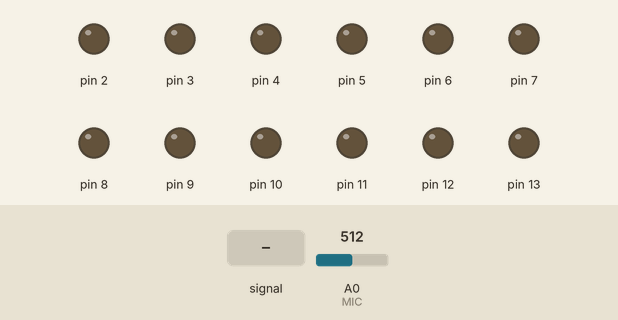
A sketch run on a simulated Arduino Uno, built with avr-gcc and run on an emulated ATmega328P. On the bench: output pins drawn as LEDs (lit = HIGH). The inputs (shaded band) are chosen by the test bench; at power-on: A0 (MIC) = 512.

Above: at 1.2 s.
1.3 s: A0 (MIC) fed a 2 Hz sine of ±306 counts around its level
4.3 s: A0 (MIC) set to 716
At 4.3 s:
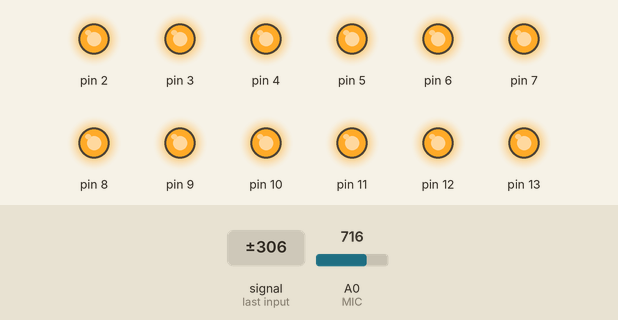
5.8 s: A0 (MIC) fed a 50 Hz sine of ±306 counts around its level
At 6.45 s:
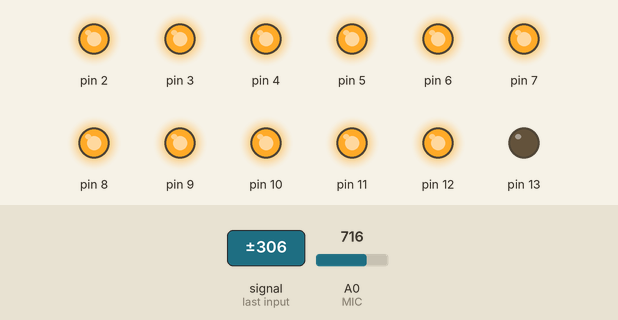
8.8 s: A0 (MIC) fed a 2 Hz sine of ±306 counts around its level
11.8 s: A0 (MIC) set to 760
At 13.0 s:
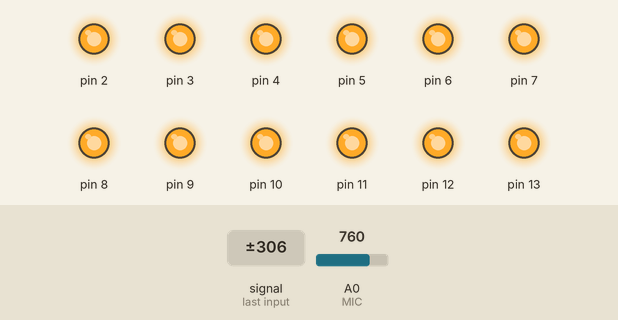
13.3 s: A0 (MIC) set to 803
14.8 s: A0 (MIC) set to 838
At 15.2 s:
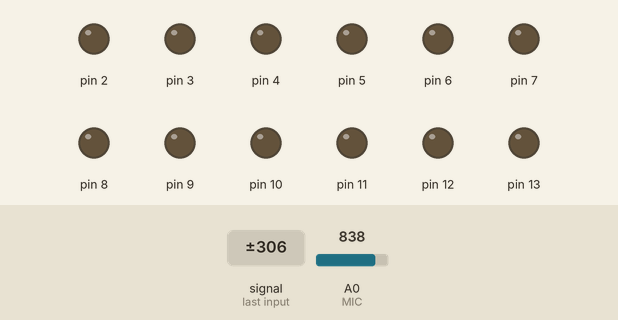
Timing chart, 0 to 17.3 s (numbered marks = the images above; inputs shaded):
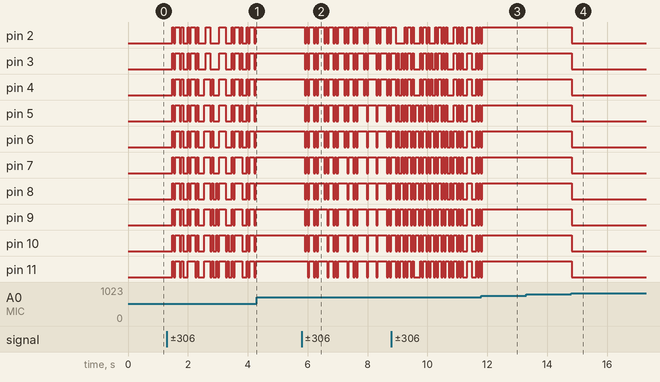

The sketch:

audio_detect01.ino
```cpp
#define MIC A0

int sig = 0;
int sigp = 0;

void setup() {
 Serial.begin(9600);
 pinMode(13, OUTPUT);
 pinMode(2, OUTPUT);
 pinMode(3, OUTPUT);
 pinMode(4, OUTPUT);
 pinMode(5, OUTPUT);
 pinMode(6, OUTPUT);
 pinMode(7, OUTPUT);
 pinMode(8, OUTPUT);
 pinMode(9, OUTPUT);
 pinMode(10, OUTPUT);
 pinMode(11, OUTPUT);
 pinMode(12, OUTPUT);

}

// funkcija koja ukljucuje odredjen broj lampica na osnovu jacine signala
void led(int sig) {

  if (sig>8250)   {
    digitalWrite(12, HIGH);
    digitalWrite(11, HIGH);
    digitalWrite(10, HIGH);
    digitalWrite(9, HIGH);
    digitalWrite(8, HIGH);
    digitalWrite(7, HIGH);
    digitalWrite(6, HIGH);
    digitalWrite(5, HIGH);
    digitalWrite(4, HIGH);
    digitalWrite(3, HIGH);
    digitalWrite(2, HIGH);
    digitalWrite(13, HIGH);}

  else if (sig>7500)   {
    digitalWrite(12, HIGH);
    digitalWrite(11, HIGH);
    digitalWrite(10, HIGH);
    digitalWrite(9, HIGH);
    digitalWrite(8, HIGH);
    digitalWrite(7, HIGH);
    digitalWrite(6, HIGH);
    digitalWrite(5, HIGH);
    digitalWrite(4, HIGH);
    digitalWrite(3, HIGH);
    digitalWrite(2, HIGH);
    digitalWrite(13, LOW);}

  else if (sig>6750)   {
    digitalWrite(12, HIGH);
    digitalWrite(11, HIGH);
    digitalWrite(10, HIGH);
    digitalWrite(9, HIGH);
    digitalWrite(8, HIGH);
    digitalWrite(7, HIGH);
    digitalWrite(6, HIGH);
    digitalWrite(5, HIGH);
    digitalWrite(4, HIGH);
    digitalWrite(3, HIGH);
    digitalWrite(2, LOW);
    digitalWrite(13, LOW);}

  else if (sig>6000)   {
    digitalWrite(12, HIGH);
    digitalWrite(11, HIGH);
    digitalWrite(10, HIGH);
    digitalWrite(9, HIGH);
    digitalWrite(8, HIGH);
    digitalWrite(7, HIGH);
    digitalWrite(6, HIGH);
    digitalWrite(5, HIGH);
    digitalWrite(4, HIGH);
    digitalWrite(3, LOW);
    digitalWrite(2, LOW);
    digitalWrite(13, LOW);}

  else if (sig>5250)   {
    digitalWrite(12, HIGH);
    digitalWrite(10, HIGH);
    digitalWrite(9, HIGH);
    digitalWrite(8, HIGH);
    digitalWrite(7, HIGH);
    digitalWrite(6, HIGH);
    digitalWrite(5, HIGH);
    digitalWrite(4, LOW);
    digitalWrite(3, LOW);
    digitalWrite(2, LOW);
    digitalWrite(13, LOW);}

  else if (sig>4500)   {
    digitalWrite(12, HIGH);
    digitalWrite(11, HIGH);
    digitalWrite(10, HIGH);
    digitalWrite(9, HIGH);
    digitalWrite(8, HIGH);
    digitalWrite(7, HIGH);
    digitalWrite(6, HIGH);
    digitalWrite(5, LOW);
    digitalWrite(4, LOW);
    digitalWrite(3, LOW);
    digitalWrite(2, LOW);
    digitalWrite(13, LOW);}

  else if (sig>3750)   {
    digitalWrite(12, HIGH);
    digitalWrite(11, HIGH);
    digitalWrite(10, HIGH);
    digitalWrite(9, HIGH);
    digitalWrite(8, HIGH);
    digitalWrite(7, HIGH);
    digitalWrite(6, LOW);
    digitalWrite(5, LOW);
    digitalWrite(4, LOW);
    digitalWrite(3, LOW);
    digitalWrite(2, LOW);
    digitalWrite(13, LOW);}

  else if (sig>3000)   {
    digitalWrite(12, HIGH);
    digitalWrite(11, HIGH);
    digitalWrite(10, HIGH);
    digitalWrite(9, HIGH);
    digitalWrite(8, HIGH);
    digitalWrite(7, LOW);
    digitalWrite(6, LOW);
    digitalWrite(5, LOW);
    digitalWrite(4, LOW);
    digitalWrite(3, LOW);
    digitalWrite(2, LOW);
    digitalWrite(13, LOW);}

   else if (sig>2250)   {
    digitalWrite(12, HIGH);
    digitalWrite(11, HIGH);
    digitalWrite(10, HIGH);
    digitalWrite(9, HIGH);
    digitalWrite(8, LOW);
    digitalWrite(7, LOW);
    digitalWrite(6, LOW);
    digitalWrite(5, LOW);
    digitalWrite(4, LOW);
    digitalWrite(3, LOW);
    digitalWrite(2, LOW);
    digitalWrite(13, LOW);}

   else if (sig>1500)   {
    digitalWrite(12, HIGH);
    digitalWrite(11, HIGH);
    digitalWrite(10, HIGH);
    digitalWrite(9, LOW);
    digitalWrite(8, LOW);
    digitalWrite(7, LOW);
    digitalWrite(6, LOW);
    digitalWrite(5, LOW);
    digitalWrite(4, LOW);
    digitalWrite(3, LOW);
    digitalWrite(2, LOW);
    digitalWrite(13, LOW);}

  else if (sig>750)   {
    digitalWrite(12, HIGH);
    digitalWrite(11, HIGH);
    digitalWrite(10, LOW);
    digitalWrite(9, LOW);
    digitalWrite(8, LOW);
    digitalWrite(7, LOW);
    digitalWrite(6, LOW);
    digitalWrite(5, LOW);
    digitalWrite(4, LOW);
    digitalWrite(3, LOW);
    digitalWrite(2, LOW);
    digitalWrite(13, LOW);}

   else if (sig>1)   {
    digitalWrite(12, HIGH);
    digitalWrite(11, LOW);
    digitalWrite(10, LOW);
    digitalWrite(9, LOW);
    digitalWrite(8, LOW);
    digitalWrite(7, LOW);
    digitalWrite(6, LOW);
    digitalWrite(5, LOW);
    digitalWrite(4, LOW);
    digitalWrite(3, LOW);
    digitalWrite(2, LOW);
    digitalWrite(13, LOW);
    }

   else{
    digitalWrite(12, LOW);
    digitalWrite(11, LOW);
    digitalWrite(10, LOW);
    digitalWrite(9, LOW);
    digitalWrite(8, LOW);
    digitalWrite(7, LOW);
    digitalWrite(6, LOW);
    digitalWrite(5, LOW);
    digitalWrite(4, LOW);
    digitalWrite(3, LOW);
    digitalWrite(2, LOW);
    digitalWrite(13, LOW);
   }
  delay(40);

 }

void loop() {
 static int sigp = 0;
 int mx = 0;

  // petlja koja odredjuje maksimalnu vrednost od registrovanih 100
  for (int i = 0; i < 100; ++i) {
    sig = analogRead(MIC);
    mx = max(sig, mx);
}
  //Serial.println(mx);
  mx *= 200;  // radi lakseg rada prethodno dobijena maksimalna vrednost signala pomnozena je sa 200

  // da bi se izbegao uticaj sumova na paljenje lampica, funkcija led() pozivana kad je razlika izmedju trenutne i prethodne maksimalne vrednosti signala veca od 1800
  if ((abs(mx - sigp) > 1800)){
    led(mx);
  }
  // funkcija led() pozivana je kada maksimalne vrednosti signala je jednaka 0, bez obzira na prethodnu vrednost
  else if (mx == 0){
    led(mx);
  }
  else{
    delay(40);
  }
  sigp = mx;
}
```

Measured:
- the behaviour switches between 819 and 820 on A0 (MIC) (found by bisection; images 3 and 4)
- after the input at 4.3 s, pin 2–13: stops changing and stays HIGH
- after the input at 5.8 s, pin 13: goes LOW 0.25 s, 3 × (HIGH 0.05 s, LOW 0.61 s), HIGH 0.05 s, LOW 0.05 s, HIGH 0.05 s, then LOW, starting after 0.05 s
- after the input at 11.8 s, pin 2–13: goes on until 11.8 s, then stays HIGH
- after the input at 13.3 s, every drawn part: stays the same
- after the input at 14.8 s, pin 2–13: HIGH → LOW at once
